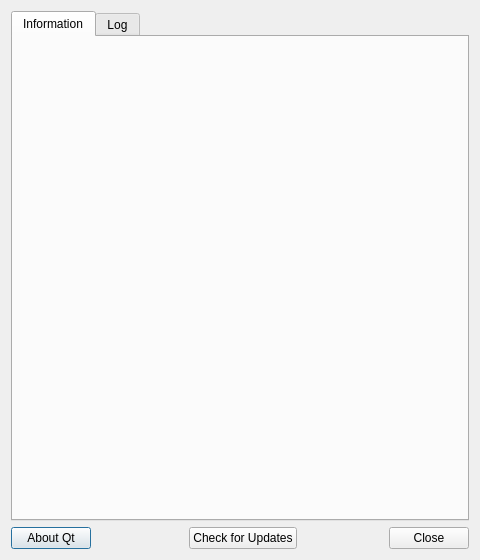
<?xml version="1.0" encoding="UTF-8"?>
<ui version="4.0">
 <class>About</class>
 <widget class="QDialog" name="About">
  <property name="windowModality">
   <enum>Qt::ApplicationModal</enum>
  </property>
  <property name="geometry">
   <rect>
    <x>0</x>
    <y>0</y>
    <width>480</width>
    <height>560</height>
   </rect>
  </property>
  <property name="locale">
   <locale language="English" country="UnitedStates"/>
  </property>
  <property name="modal">
   <bool>false</bool>
  </property>
  <layout class="QVBoxLayout" name="verticalLayout">
   <item>
    <widget class="QTabWidget" name="about_tabs">
     <property name="tabShape">
      <enum>QTabWidget::Rounded</enum>
     </property>
     <property name="currentIndex">
      <number>0</number>
     </property>
     <widget class="QWidget" name="info_tab">
      <attribute name="title">
       <string>Information</string>
      </attribute>
      <layout class="QVBoxLayout" name="verticalLayout_2">
       <property name="margin" stdset="0">
        <number>0</number>
       </property>
       <item>
        <widget class="QScrollArea" name="scrollArea_2">
         <property name="styleSheet">
          <string notr="true">QScrollArea {background-color:transparent;}</string>
         </property>
         <property name="widgetResizable">
          <bool>true</bool>
         </property>
         <widget class="QWidget" name="scrollAreaWidgetContents_2">
          <property name="geometry">
           <rect>
            <x>0</x>
            <y>0</y>
            <width>454</width>
            <height>481</height>
           </rect>
          </property>
          <property name="styleSheet">
           <string notr="true">background-color:transparent;</string>
          </property>
          <layout class="QVBoxLayout" name="verticalLayout_6">
           <property name="leftMargin">
            <number>6</number>
           </property>
           <property name="topMargin">
            <number>0</number>
           </property>
           <property name="rightMargin">
            <number>6</number>
           </property>
           <property name="bottomMargin">
            <number>0</number>
           </property>
           <item>
            <widget class="QLabel" name="text_lbl">
             <property name="text">
              <string/>
             </property>
             <property name="alignment">
              <set>Qt::AlignLeading|Qt::AlignLeft|Qt::AlignTop</set>
             </property>
             <property name="wordWrap">
              <bool>true</bool>
             </property>
             <property name="openExternalLinks">
              <bool>true</bool>
             </property>
            </widget>
           </item>
          </layout>
         </widget>
        </widget>
       </item>
      </layout>
     </widget>
     <widget class="QWidget" name="log_tab">
      <attribute name="title">
       <string>Log</string>
      </attribute>
      <layout class="QVBoxLayout" name="verticalLayout_8">
       <item>
        <widget class="QPlainTextEdit" name="log_txt">
         <property name="frameShape">
          <enum>QFrame::WinPanel</enum>
         </property>
         <property name="documentTitle">
          <string notr="true"/>
         </property>
         <property name="undoRedoEnabled">
          <bool>false</bool>
         </property>
         <property name="readOnly">
          <bool>true</bool>
         </property>
         <property name="plainText">
          <string notr="true"/>
         </property>
        </widget>
       </item>
      </layout>
     </widget>
    </widget>
   </item>
   <item>
    <widget class="QFrame" name="btn_box">
     <property name="sizePolicy">
      <sizepolicy hsizetype="Preferred" vsizetype="Fixed">
       <horstretch>0</horstretch>
       <verstretch>0</verstretch>
      </sizepolicy>
     </property>
     <layout class="QHBoxLayout" name="horizontalLayout">
      <property name="margin" stdset="0">
       <number>0</number>
      </property>
      <item>
       <widget class="QPushButton" name="about_qt_btn">
        <property name="text">
         <string>About Qt</string>
        </property>
       </widget>
      </item>
      <item>
       <spacer name="horizontalSpacer_2">
        <property name="orientation">
         <enum>Qt::Horizontal</enum>
        </property>
        <property name="sizeHint" stdset="0">
         <size>
          <width>92</width>
          <height>20</height>
         </size>
        </property>
       </spacer>
      </item>
      <item>
       <widget class="QPushButton" name="updates_btn">
        <property name="toolTip">
         <string>Check online for an updated version</string>
        </property>
        <property name="text">
         <string>Check for Updates</string>
        </property>
       </widget>
      </item>
      <item>
       <spacer name="horizontalSpacer">
        <property name="orientation">
         <enum>Qt::Horizontal</enum>
        </property>
        <property name="sizeHint" stdset="0">
         <size>
          <width>40</width>
          <height>20</height>
         </size>
        </property>
       </spacer>
      </item>
      <item>
       <widget class="QPushButton" name="close_btn">
        <property name="text">
         <string>Close</string>
        </property>
       </widget>
      </item>
     </layout>
    </widget>
   </item>
  </layout>
 </widget>
 <resources>
  <include location="../images.qrc"/>
 </resources>
 <connections>
  <connection>
   <sender>close_btn</sender>
   <signal>clicked()</signal>
   <receiver>About</receiver>
   <slot>close()</slot>
   <hints>
    <hint type="sourcelabel">
     <x>169</x>
     <y>116</y>
    </hint>
    <hint type="destinationlabel">
     <x>168</x>
     <y>75</y>
    </hint>
   </hints>
  </connection>
 </connections>
</ui>
